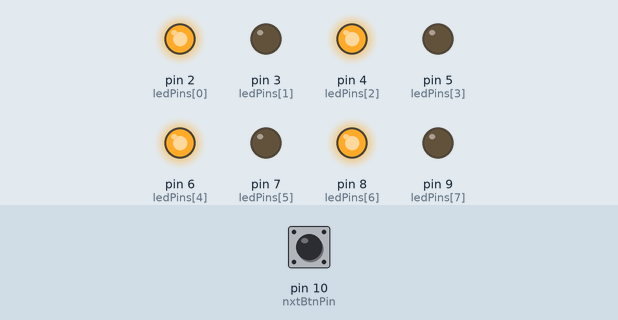
Recording of a sketch running on a simulated Arduino Uno, built with avr-gcc and run on an emulated ATmega328P. On the bench: output pins drawn as LEDs (lit = HIGH). The test bench sets the inputs (shaded band); at power-on: pin 10 (nxtBtnPin) LOW.

Above: at 0.2 s.
At 1.7 s:
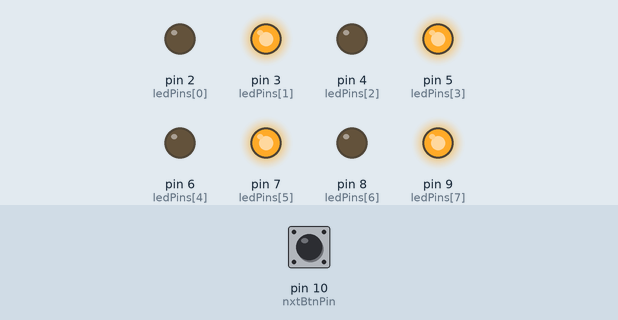
Timing chart, 0 to 3.0 s (numbered marks = the images above):
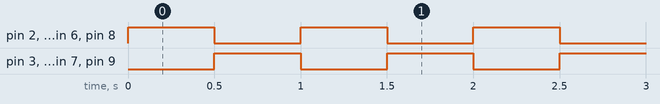

Measured:
- by itself, pin 2 (ledPins[0]), pin 3 (ledPins[1]), pin 4 (ledPins[2]), pin 5 (ledPins[3]), pin 6 (ledPins[4]), pin 7 (ledPins[5]), pin 8 (ledPins[6]), pin 9 (ledPins[7]): alternates HIGH for 0.50 s and LOW for 0.50 s

The sketch:

piscapisca.ino
```cpp
/********************************
** Variáveis Globais          **
 ********************************/

byte i, j;


/********************************
 ** Next Button                **
 ********************************/

const byte nxtBtnPin = 10;

bool nxtBtnState, btnPressNoticed;

/**
 * Retorna true uma vez que o botão for pressionado.
 */
void tryToNoticeButton()
{
  nxtBtnState = digitalRead(nxtBtnPin);

  if (btnPressNoticed && !nxtBtnState)
  {
    btnPressNoticed = true;
  }
}

void unnoticeButton() {
  btnPressNoticed = false;
}


/********************************
 ** LEDs                       **
 ********************************/

/**
 * Um array contendo os pinos conectados aos LEDs.
 */
const byte ledPins[] = { 2, 3, 4, 5, 6, 7, 8, 9 };

const byte ledPinsSize = 8;

/**
 * Apaga todos os LEDs.
 */
void resetAllLeds()
{
  for (j = 0; j < ledPinsSize; j++) digitalWrite(ledPins[j], LOW);
}

/**
 * Seta o pino de LED com o valor especificado.
 */
void setPin(byte pin, bool value)
{
  digitalWrite(ledPins[pin], value);
}

/**
 * Liga um LED específicado pelo parâmetro pin.
 */
void turnOn(byte pin)
{
  digitalWrite(ledPins[pin], HIGH);
}

/**
 * Desliga um LED específicado pelo parâmetro pin.
 */
void turnOff(byte pin)
{
  digitalWrite(ledPins[pin], LOW);
}


/********************************
 ** Configurações              **
 ********************************/

void setup()
{
  Serial.begin(9600);
  for (i = 0; i < ledPinsSize; i++) pinMode(ledPins[i], OUTPUT);
  pinMode(nxtBtnPin, INPUT);
}


/********************************
 ** Programa                   **
 ********************************/

void loop()
{
  tryToNoticeButton();
  if (btnPressNoticed) {
    Serial.println("Pressed");
    resetAllLeds();
    nextEffect();
    unnoticeButton();
  }

  playCurrentEffect();
}


/********************************
 ** Efeitos                    **
 ********************************/

/**
 * Guarda o efeito selecionado no momento.
 */
byte currentEffect = 0;

/**
 * Avança para o próximo efeito da lista.
 */
void nextEffect()
{
  currentEffect++;
}

/**
 * Executa a função do efeito atual.
 */
void playCurrentEffect()
{
  switch(currentEffect)
  {
    case 0:
      effect0();
      break;
    case 1:
      effect1();
      break;
    case 2:
      effect2();
      break;
    case 3:
      effect3();
      break;
    case 4:
      effect4();
      break;
    case 5:
      effect5();
      break;
    case 6:
      effect6();
      break;
    case 7:
      effect7();
      break;
  }
}

void effect0()
{
  for (i = 0; i < ledPinsSize; i++) setPin(i, i % 2 == 0);
  delay(500);
  for (i = 0; i < ledPinsSize; i++) setPin(i, i % 2 != 0);
  delay(500);
}

void effect1()
{

}

void effect2()
{

}

void effect3()
{

}

void effect4()
{

}

void effect5()
{

}

void effect6()
{

}

void effect7()
{

}
```
